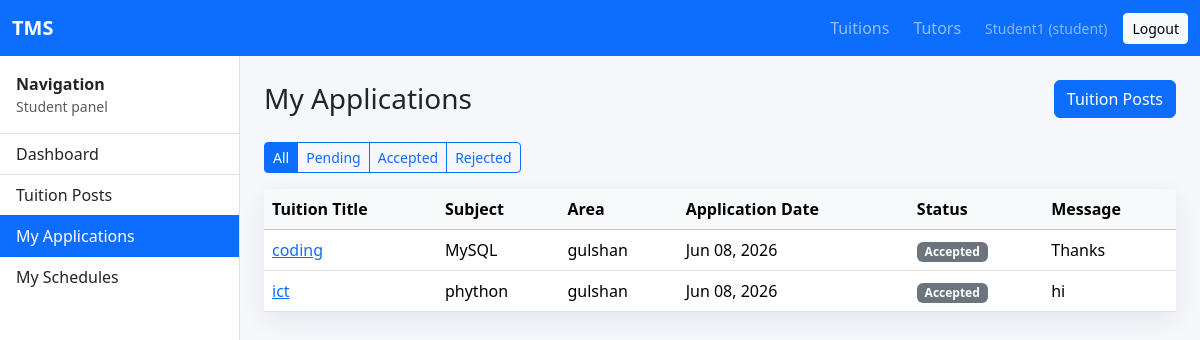
Screenshot of /student/applications.php (signed in) with the database file from the repository.
### tables this page shows
CREATE TABLE `tuition_applications` (
  `id` int(11) NOT NULL,
  `tutor_id` int(11) DEFAULT NULL,
  `student_id` int(11) DEFAULT NULL,
  `tuition_id` int(11) NOT NULL,
  `application_message` text NOT NULL,
  `status` enum('Pending','Accepted','Rejected') NOT NULL DEFAULT 'Pending',
  `applied_at` timestamp NOT NULL DEFAULT current_timestamp()
);

CREATE TABLE `tuition_posts` (
  `id` int(11) NOT NULL,
  `user_id` int(11) NOT NULL,
  `title` varchar(180) NOT NULL,
  `class_name` varchar(80) NOT NULL,
  `subject` varchar(120) NOT NULL,
  `area` varchar(120) NOT NULL,
  `salary` decimal(10,2) NOT NULL,
  `teaching_days` varchar(120) NOT NULL,
  `description` text NOT NULL,
  `created_at` timestamp NOT NULL DEFAULT current_timestamp()
);

### includes/auth.php (called while the page is built, shortened)
<?php
function app_base(): string
{
    static $base = null;
    if ($base !== null) {
        return $base;
    }
    $scriptDir = str_replace('\\', '/', dirname($_SERVER['SCRIPT_NAME'] ?? ''));
    $scriptDir = rtrim($scriptDir, '/');
    $parts = $scriptDir === '' ? [] : explode('/', trim($scriptDir, '/'));
    $section = end($parts);
    if (in_array($section, ['admin', 'auth', 'tuition', 'tutor', 'tutors', 'student', 'includes'], true)) {
        array_pop($parts);
    }
    $base = $parts ? '/' . implode('/', $parts) : '';
    return $base;
}
function url(string $path): string
{
    return app_base() . '/' . ltrim($path, '/');
}
function e(?string $value): string
{
    return htmlspecialchars((string) $value, ENT_QUOTES, 'UTF-8');
}

### student/applications.php (the view, shortened to what this page needs)
<?php
require_once __DIR__ . '/../config/db.php';
require_once __DIR__ . '/../includes/auth.php';
$status = $_GET['status'] ?? 'All';
$allowed = ['All', 'Pending', 'Accepted', 'Rejected'];
$stmt = $pdo->prepare('SELECT id FROM students WHERE user_id = ?');
$stmt->execute([current_user()['id']]);
$studentId = (int) $stmt->fetchColumn();
$applications = [];
if ($studentId > 0) {
    $sql = '
        SELECT a.*, p.title, p.subject, p.area
        FROM tuition_applications a
        JOIN tuition_posts p ON p.id = a.tuition_id
        WHERE a.student_id = ?
    ';
    $params = [$studentId];
    $sql .= ' ORDER BY a.applied_at DESC, a.id DESC';
    $stmt = $pdo->prepare($sql);
    $stmt->execute($params);
    $applications = $stmt->fetchAll();
}
require_once __DIR__ . '/../includes/header.php';
?>
<div class="app-shell">
    <?php require_once __DIR__ . '/../includes/sidebar.php'; ?>
    <main class="content">
        <div class="d-flex justify-content-between align-items-center mb-4">
            <h1 class="h3 mb-0">My Applications</h1>
            <a class="btn btn-primary" href="<?= e(url('/tuition/index.php')) ?>">Tuition Posts</a>
        </div>
        <div class="btn-group mb-3">
            <?php foreach ($allowed as $item): ?>
                <a class="btn btn-sm <?= $status === $item ? 'btn-primary' : 'btn-outline-primary' ?>" href="<?= e(url('/student/applications.php?status=' . $item)) ?>"><?= e($item) ?></a>
            <?php endforeach; ?>
        </div>
        <div class="card table-card">
            <div class="table-responsive">
                <table class="table table-hover align-middle mb-0">
                    <thead class="table-light"><tr><th>Tuition Title</th><th>Subject</th><th>Area</th><th>Application Date</th><th>Status</th><th>Message</th></tr></thead>
                    <tbody>
                    <?php foreach ($applications as $application): ?>
                        <tr>
                            <td><a href="<?= e(url('/tuition/show.php?id=' . (int) $application['tuition_id'])) ?>"><?= e($application['title']) ?></a></td>
                            <td><?= e($application['subject']) ?></td>
                            <td><?= e($application['area']) ?></td>
                            <td><?= e(date('M d, Y', strtotime($application['applied_at']))) ?></td>
                            <td><span class="badge text-bg-secondary"><?= e($application['status']) ?></span></td>
                            <td><?= e($application['application_message']) ?></td>
                        </tr>
                    <?php endforeach; ?>
                    </tbody>
                </table>
            </div>
        </div>
    </main>
</div>
<?php require_once __DIR__ . '/../includes/footer.php'; ?>

### assets/css/style.css (style rules this page uses)
body { background: #f5f7fb; }
.app-shell { display: grid; grid-template-columns: 240px 1fr; min-height: calc(100vh - 56px); }
.content { padding: 24px; }
.table-card { border: 0; border-radius: 8px; box-shadow: 0 8px 24px rgba(35, 46, 72, 0.08); }

### rows the page displays
tuition_applications: tuition.title "coding", tuition.subject "MySQL", tuition.area "gulshan", applied_at "Jun 08, 2026", status "Accepted", application_message "Thanks"
tuition_applications: tuition.title "ict", tuition.subject "phython", tuition.area "gulshan", applied_at "Jun 08, 2026", status "Accepted", application_message "hi"

### other values shown
current_user()['name'] "Student1"
current_user()['role'] "student"
$role "Student"
$item['label'] "Dashboard"
$item['label'] "Tuition Posts"
$item['label'] "My Applications"
$item['label'] "My Schedules"
$item "All"
$item "Pending"
$item "Accepted"
$item "Rejected"
